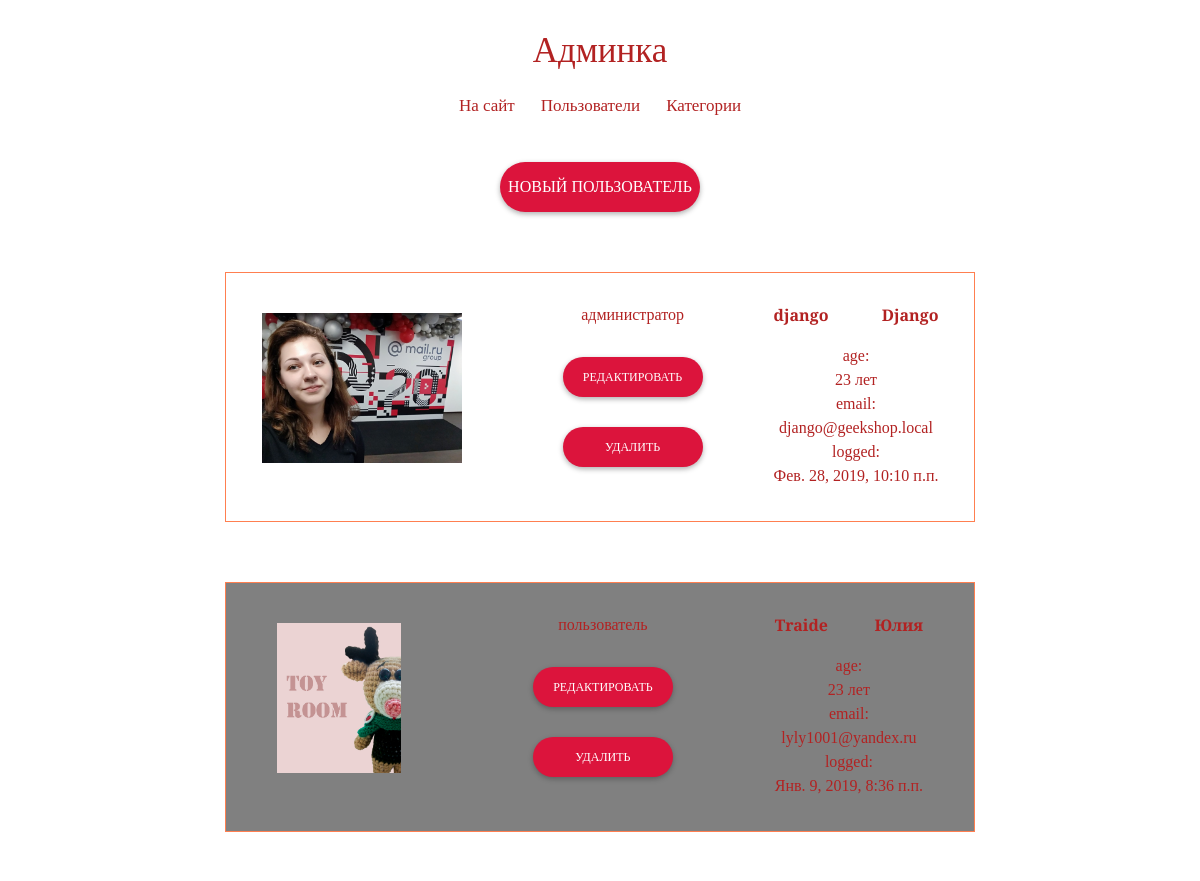
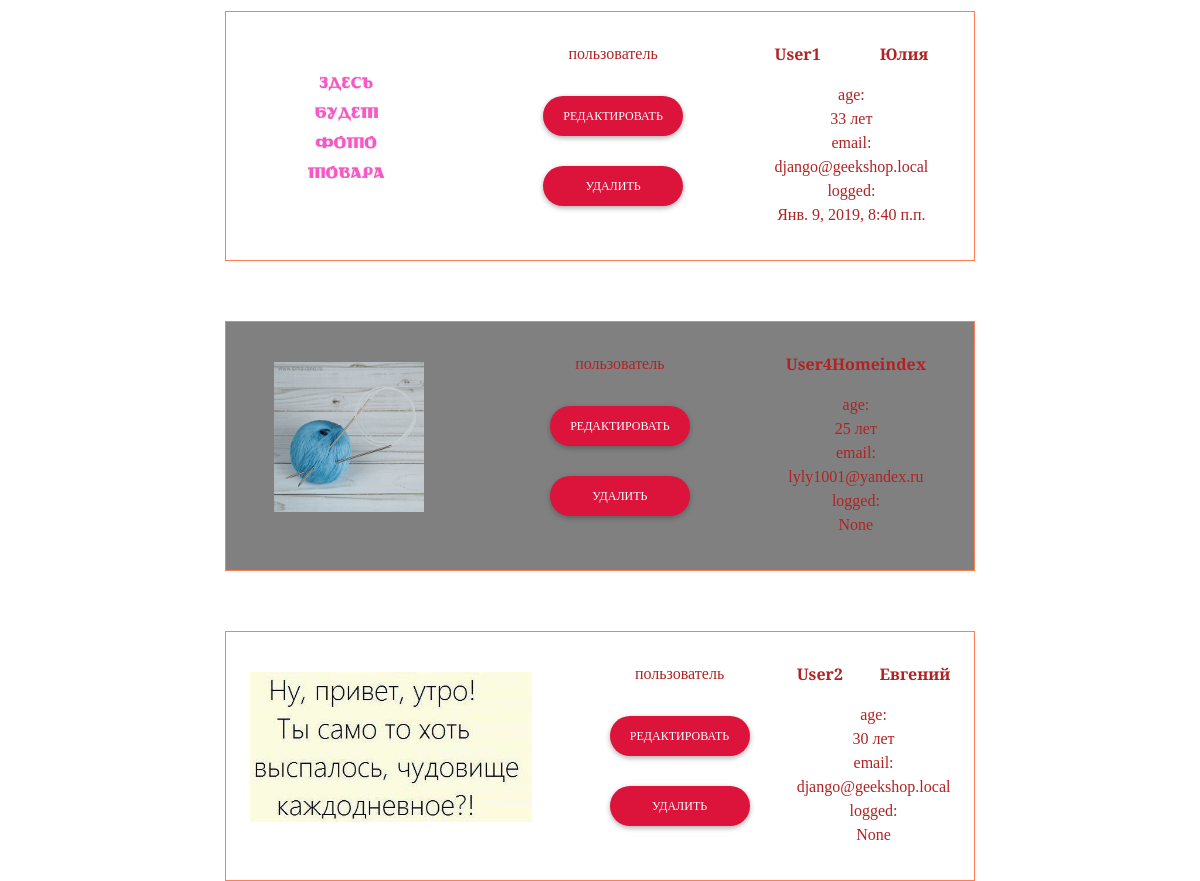
/myadmin/users/read/ (signed in), run on the app's committed database (2 pictures, top to bottom).
### authapp/models.py (models this page shows)
class ShopUser(AbstractUser):
    avatar = models.ImageField(upload_to='users_avatars', blank=True)
    age = models.PositiveSmallIntegerField(verbose_name='возраст')

### adminapp/views.py (the view)
@method_decorator(user_passes_test(lambda u: u.is_superuser), name='dispatch')
class UsersListView(ListView):
    model = ShopUser
    template_name = 'adminapp/users.html'
    def get_context_data(self, **kwargs):
        context = super().get_context_data(**kwargs)
        context['title'] = 'админка/пользователи'
        return context

### adminapp/templates/adminapp/users.html (shortened to what this page needs)
{% extends 'adminapp/base.html' %}
{% load static %}
{% load my_tag %}
{% block container %}
    <div class="users_list">
			<a href="{% url 'admin:user_create' %}" class="button4">новый пользователь</a>
		{% for object in object_list %}
			<div class="user_record {% if not object.is_active %}not_active{% endif %}">
				<img class="admin_img" src="/media/{{ object.avatar|default:'users_avatars/default.jpg' }}" alt="{{ object.username }}">
				<div class="user_role">
					{% if object.is_superuser %}администратор{% else %}пользователь{% endif %}
						<a href="{% url 'admin:user_update' object.pk %}" class="button5">редактировать</a>
						<a href="{% url 'admin:user_delete' object.pk %}" class="button5">удалить</a>
				</div>
			<div class="polzov">
				<div class="user_name ">
					<p>
						<strong>{{ object.username }}</strong>
					</p>
					<p>
					{% if object.first_name %}
						<b>{{ object.first_name|title }}</b>
					{% endif %}
					</p>
				</div>
				<div class="user_age ">
					age:<br>
					{{ object.age }} лет
				</div>
				<div class="user_email ">
					email:<br>
					{{ object.email }}
				</div>
				<div class="user_lastlogin ">
					logged:<br>
					{{ object.last_login }}
				</div>
					</div>
			</div>
		{% endfor%}
	</div>
{% endblock %}

### static/css/stil.css (style rules this page uses)
* { margin: 0; padding: 0; }
html, body { height: 100%; }
.admin_img { height: 150px; margin-top: 40px; }
.user_record { font-family: 'Cormorant SC', serif; color: #B22222; width: 750px; text-align: center; height: 250px; }
.button4 { margin: 0 auto; display: block; height: 50px; width: 200px; border-radius: 35px; background-color: #DC143C; text-align: center; text-transform: uppercase; text-decoration: none; color: #ffffff; list-style-type: none; box-shadow: 0px 2px 4.85px 0.15px rgba(33, 33, 33, 0.35); line-height: 50px; margin-top: 30px; font-family: 'Cormorant SC', serif; }
.button5 { margin: 0 auto; display: block; height: 40px; width: 140px; border-radius: 35px; background-color: #DC143C; text-align: center; text-transform: uppercase; text-decoration: none; color: #ffffff; list-style-type: none; box-shadow: 0px 2px 4.85px 0.15px rgba(33, 33, 33, 0.35); line-height: 40px; margin-top: 30px; font-size: 12px; font-family: 'Cormorant SC', serif; }
.user_record { display: flex; margin: 0 auto; margin-top: 60px; justify-content: space-around; border: 1px solid #FF7F50; }
.user_role { display: flex; flex-direction: column; margin-left: 30px; margin-top: 30px; }
.polzov { display:flex; flex-direction: column; }
.user_name { display: flex; justify-content: space-between; margin-top: 30px; }
.not_active { background-color: grey; background-blend-mode: normal; }

### data on the page
ShopUser: avatar (picture), is_superuser "администратор", username "django", first_name "Django", age "23", email "django@geekshop.local", last_login "Фев. 28, 2019, 10:10 п.п."
ShopUser: avatar (picture), is_superuser "пользователь", username "Traide", first_name "Юлия", age "23", email "lyly1001@yandex.ru", last_login "Янв. 9, 2019, 8:36 п.п."
ShopUser: avatar (picture), is_superuser "пользователь", username "User1", first_name "Юлия", age "33", email "django@geekshop.local", last_login "Янв. 9, 2019, 8:40 п.п."
ShopUser: avatar (picture), is_superuser "пользователь", username "User4", first_name "Homeindex", age "25", email "lyly1001@yandex.ru", last_login "None"
ShopUser: avatar (picture), is_superuser "пользователь", username "User2", first_name "Евгений", age "30", email "django@geekshop.local", last_login "None"
